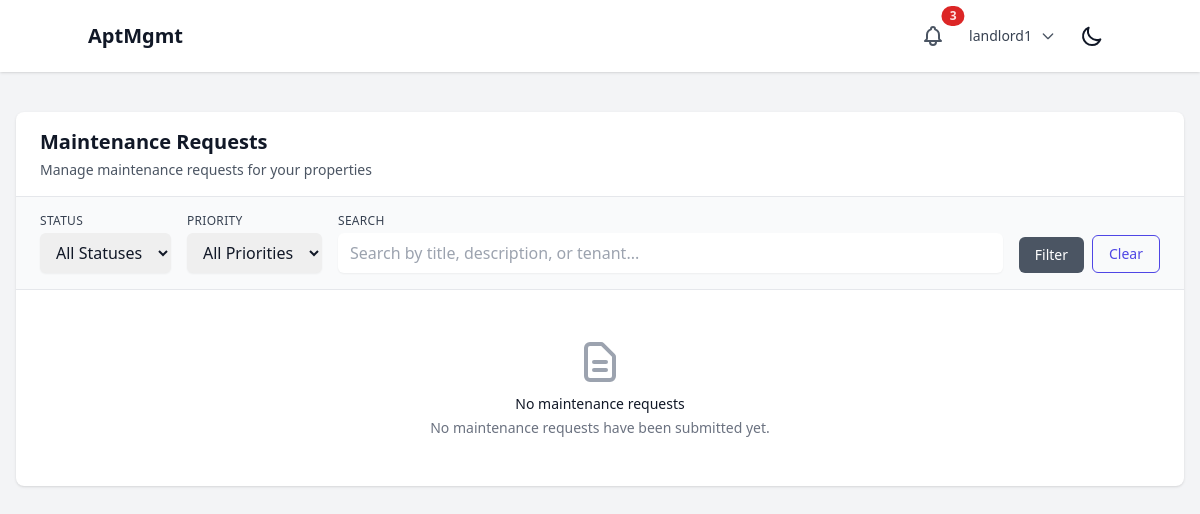
The app's page /maintenance/ (signed in), older data.
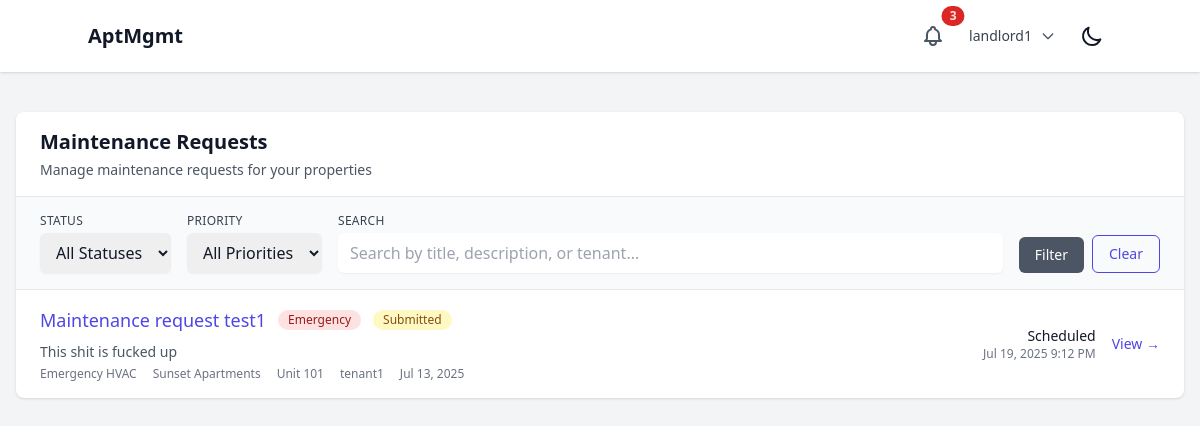
The same page, newer data.
### maintenance/models.py (models this page shows, shortened)
class MaintenanceRequest(models.Model):
    class Status(models.TextChoices):
        SUBMITTED = "SUBMITTED", "Submitted"
        IN_PROGRESS = "IN_PROGRESS", "In Progress"
        SCHEDULED = "SCHEDULED", "Scheduled"
        COMPLETED = "COMPLETED", "Completed"
        CANCELLED = "CANCELLED", "Cancelled"
    class Priority(models.TextChoices):
        LOW = "LOW", "Low"
        MEDIUM = "MEDIUM", "Medium"
        HIGH = "HIGH", "High"
        EMERGENCY = "EMERGENCY", "Emergency"
    title = models.CharField(max_length=200)
    description = models.TextField()
    category = models.ForeignKey(MaintenanceCategory, on_delete=models.CASCADE, related_name="requests")
    property = models.ForeignKey(Property, on_delete=models.CASCADE, related_name="maintenance_requests")
    apartment_unit = models.ForeignKey(ApartmentUnit, on_delete=models.CASCADE, related_name="maintenance_requests", null=True, blank=True)
    location_details = models.CharField(max_length=200, blank=True, help_text="Specific location within unit (e.g., kitchen sink, bathroom)")
    tenant = models.ForeignKey(settings.AUTH_USER_MODEL, on_delete=models.CASCADE, related_name="maintenance_requests")
    status = models.CharField(max_length=20, choices=Status.choices, default=Status.SUBMITTED)
    priority = models.CharField(max_length=20, choices=Priority.choices, default=Priority.MEDIUM)
    assigned_to = models.ForeignKey(settings.AUTH_USER_MODEL, on_delete=models.SET_NULL, null=True, blank=True, related_name="assigned_maintenance_requests")
    scheduled_date = models.DateTimeField(null=True, blank=True)
    estimated_completion = models.DateTimeField(null=True, blank=True)
    created_at = models.DateTimeField(auto_now_add=True)
    updated_at = models.DateTimeField(auto_now=True)
    completed_at = models.DateTimeField(null=True, blank=True)
    class Meta:
        ordering = ['-created_at']

class MaintenanceCategory(models.Model):
    name = models.CharField(max_length=100, unique=True)
    description = models.TextField(blank=True)
    is_emergency = models.BooleanField(default=False)
    created_at = models.DateTimeField(auto_now_add=True)
    class Meta:
        verbose_name_plural = "Maintenance Categories"
        ordering = ['name']

### properties/models.py (models this page shows, shortened)
class Property(models.Model):
    company = models.ForeignKey(Company, on_delete=models.CASCADE, related_name="properties")
    name = models.CharField(max_length=255)
    address = models.TextField()
    created_at = models.DateTimeField(auto_now_add=True)
    updated_at = models.DateTimeField(auto_now=True)
    class Meta:
        verbose_name_plural = "Properties"

class ApartmentUnit(models.Model):
    property = models.ForeignKey(Property, on_delete=models.CASCADE, related_name="units")
    unit_number = models.CharField(max_length=50)
    bedrooms = models.PositiveIntegerField()
    bathrooms = models.PositiveIntegerField()
    rent_amount = models.DecimalField(max_digits=10, decimal_places=2)
    is_occupied = models.BooleanField(default=False)
    created_at = models.DateTimeField(auto_now_add=True)
    updated_at = models.DateTimeField(auto_now=True)
    class Meta:
        unique_together = ('property', 'unit_number')
        verbose_name_plural = "Apartment Units"

### users/models.py (models this page shows, shortened)
class User(AbstractUser):
    class Role(models.TextChoices):
        SUPERUSER = "SUPERUSER", "Superuser"
        LANDLORD = "LANDLORD", "Landlord"
        EMPLOYEE = "EMPLOYEE", "Employee"
        TENANT = "TENANT", "Tenant"
    role = models.CharField(max_length=50, choices=Role.choices)
    company = models.ForeignKey(Company, on_delete=models.CASCADE, related_name="users", null=True, blank=True)
    property = models.ForeignKey(Property, on_delete=models.SET_NULL, related_name="users", null=True, blank=True)

### maintenance/views.py (the view)
# urls.py: path('', views.maintenance_list, name='list'),
@login_required
def maintenance_list(request):
    user = request.user
    if user.role == User.Role.TENANT:
        requests = MaintenanceRequest.objects.filter(tenant=user)
    elif user.role in [User.Role.LANDLORD, User.Role.EMPLOYEE]:
        requests = MaintenanceRequest.objects.filter(property__company=user.company)
        if user.property:
            requests = requests.filter(property=user.property)
    else:  # Superuser
        requests = MaintenanceRequest.objects.all()
    status = request.GET.get('status')
    if status:
        requests = requests.filter(status=status)
    priority = request.GET.get('priority')
    if priority:
        requests = requests.filter(priority=priority)
    search = request.GET.get('search')
    if search:
        requests = requests.filter(
            Q(title__icontains=search) |
            Q(description__icontains=search) |
            Q(tenant__username__icontains=search)
        )
    requests = requests.order_by('-created_at')
    paginator = Paginator(requests, 10)
    page_number = request.GET.get('page')
    page_obj = paginator.get_page(page_number)
    context = {
        'page_obj': page_obj,
        'status_choices': MaintenanceRequest.Status.choices,
        'priority_choices': MaintenanceRequest.Priority.choices,
        'current_status': status,
        'current_priority': priority,
        'search_query': search,
    }
    return render(request, 'maintenance/list.html', context)

### maintenance/templates/maintenance/list.html (shortened to what the changed rows need)
{% extends 'base.html' %}
{% block content %}
<div class="max-w-7xl mx-auto py-6">
    <div class="bg-white shadow rounded-lg">
        <div class="px-6 py-4 border-b border-gray-200">
            <div class="flex justify-between items-center">
                <div>
                    <h1 class="text-xl font-semibold text-gray-900">Maintenance Requests</h1>
                </div>
            </div>
        </div>
        <div class="divide-y divide-gray-200">
            {% for request in page_obj %}
                <div class="px-6 py-4 hover:bg-gray-50">
                    <div class="flex items-center justify-between">
                        <div class="flex-1">
                            <div class="flex items-center space-x-3">
                                <a href="{% url 'maintenance:detail' request.pk %}" class="text-lg font-medium text-indigo-600 hover:text-indigo-900">
                                    {{ request.title }}
                                </a>
                                {% if request.priority == 'EMERGENCY' %}
                                    <span class="inline-flex items-center px-2.5 py-0.5 rounded-full text-xs font-medium bg-red-100 text-red-800">
                                        Emergency
                                    </span>
                                {% elif request.priority == 'HIGH' %}
                                    <span class="inline-flex items-center px-2.5 py-0.5 rounded-full text-xs font-medium bg-orange-100 text-orange-800">
                                        High
                                    </span>
                                {% elif request.priority == 'MEDIUM' %}
                                    <span class="inline-flex items-center px-2.5 py-0.5 rounded-full text-xs font-medium bg-yellow-100 text-yellow-800">
                                        Medium
                                    </span>
                                {% else %}
                                    <span class="inline-flex items-center px-2.5 py-0.5 rounded-full text-xs font-medium bg-gray-100 text-gray-800">
                                        Low
                                    </span>
                                {% endif %}
                                {% if request.status == 'COMPLETED' %}
                                    <span class="inline-flex items-center px-2.5 py-0.5 rounded-full text-xs font-medium bg-green-100 text-green-800">
                                        Completed
                                    </span>
                                {% elif request.status == 'IN_PROGRESS' %}
                                    <span class="inline-flex items-center px-2.5 py-0.5 rounded-full text-xs font-medium bg-blue-100 text-blue-800">
                                        In Progress
                                    </span>
                                {% elif request.status == 'SCHEDULED' %}
                                    <span class="inline-flex items-center px-2.5 py-0.5 rounded-full text-xs font-medium bg-purple-100 text-purple-800">
                                        Scheduled
                                    </span>
                                {% elif request.status == 'CANCELLED' %}
                                    <span class="inline-flex items-center px-2.5 py-0.5 rounded-full text-xs font-medium bg-gray-100 text-gray-800">
                                        Cancelled
                                    </span>
                                {% else %}
                                    <span class="inline-flex items-center px-2.5 py-0.5 rounded-full text-xs font-medium bg-yellow-100 text-yellow-800">
                                        Submitted
                                    </span>
                                {% endif %}
                            </div>
                            <div class="mt-2 text-sm text-gray-600">
                                <p class="line-clamp-2">{{ request.description|truncatewords:20 }}</p>
                                <div class="mt-1 flex flex-wrap items-center text-xs text-gray-500 space-x-4">
                                    <span>{{ request.category.name }}</span>
                                    <span>{{ request.property.name }}</span>
                                    {% if request.apartment_unit %}
                                        <span>Unit {{ request.apartment_unit.unit_number }}</span>
                                    {% endif %}
                                    {% if user.role != 'TENANT' %}
                                        <span>{{ request.tenant.get_full_name|default:request.tenant.username }}</span>
                                    {% endif %}
                                    <span>{{ request.created_at|date:"M d, Y" }}</span>
                                </div>
                            </div>
                        </div>
                        <div class="flex items-center space-x-4">
                            {% if request.scheduled_date %}
                                <div class="text-right">
                                    <div class="text-sm font-medium text-gray-900">Scheduled</div>
                                    <div class="text-xs text-gray-500">{{ request.scheduled_date|date:"M d, Y g:i A" }}</div>
                                </div>
                            {% endif %}
                            <a href="{% url 'maintenance:detail' request.pk %}"
                               class="text-indigo-600 hover:text-indigo-900 text-sm font-medium">
                                View →
                            </a>
                        </div>
                    </div>
                </div>
            {% empty %}
                <div class="px-6 py-12 text-center">
                    <div class="text-gray-500">
                        <svg class="mx-auto h-12 w-12 text-gray-400" fill="none" stroke="currentColor" viewBox="0 0 24 24">
                            <path stroke-linecap="round" stroke-linejoin="round" stroke-width="2" d="M9 12h6m-6 4h6m2 5H7a2 2 0 01-2-2V5a2 2 0 012-2h5.586a1 1 0 01.707.293l5.414 5.414a1 1 0 01.293.707V19a2 2 0 01-2 2z"></path>
                        </svg>
                        <h3 class="mt-2 text-sm font-medium text-gray-900">No maintenance requests</h3>
                        <p class="mt-1 text-sm text-gray-500">
                            {% if user.role == 'TENANT' %}
                                Get started by creating your first maintenance request.
                            {% else %}
                                No maintenance requests have been submitted yet.
                            {% endif %}
                        </p>
                    </div>
                </div>
            {% endfor %}
        </div>
    </div>
</div>
{% endblock %}

Row changes from the older to the newer data that the page shows:
added MaintenanceRequest: title "Maintenance request test1", priority "Emergency", status "Submitted", description "This shit is fucked up", category.name "Emergency HVAC", property.name "Sunset Apartments", apartment_unit.unit_number "101", tenant.get_full_name "tenant1", created_at "Jul 13, 2025", scheduled_date "Jul 19, 2025 9:12 PM"
Text that changed along with them:
text no longer shown: "No maintenance requests No maintenance requests have been submitted yet."
